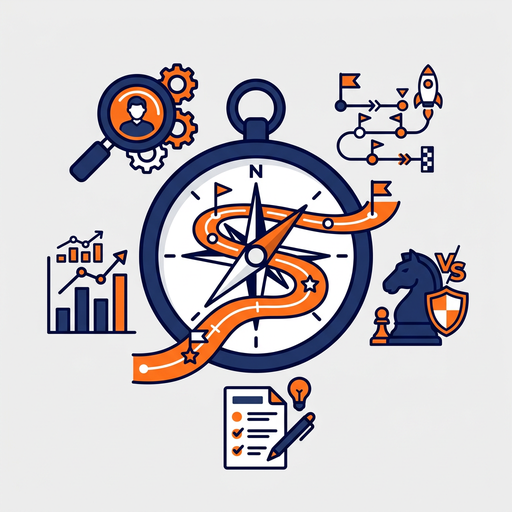
#> input picture 01-专家市场/产品设计/产品战略团队（产品战略团队）/头像.png, 512 x 512 px
$ python -i run_files.py   (imports and definitions only)
#> lines starting #> are read from the running program, lines starting #| are printed output that depends on the picture
"""单文档任务的本地资料管理。没有网络、CAD 写入或自动重发能力。

正式路径按用途固定；每次持锁更新、单文件原子替换，最后提交状态。
多文件更新中断会留下可检测的不配套现场，不承诺跨文件事务恢复。
资料格式由本模块初始化并校验，调用方不选择格式编号或手写状态。
"""

from __future__ import annotations

import argparse
import base64
import errno
import hashlib
import io
import json
import math
import os
import re
import stat
import sys
import tempfile
import time
import warnings
import zipfile
from collections.abc import Mapping
from contextlib import contextmanager
from copy import deepcopy
from pathlib import Path, PurePosixPath
from uuid import UUID, uuid4


# 内部存储协议；初始化、读取和机器可读返回使用同一个值。
_LAYOUT_VERSION = 1

FIXED_PATHS = {
    "request": "runtime/request.json",
    "submitted_code": "runtime/submitted.crownscript.js",
    "response": "runtime/response.json",
    "state": "runtime/state.json",
    "document": "runtime/document.json",
    "topology": "evidence/topology.json",
    "geometry": "evidence/geometry.json",
    "verification_json": "reports/verification.json",
    "verification_md": "reports/verification.md",
}
PURPOSE = re.compile(r"[a-z0-9][a-z0-9_-]{0,63}\Z")
TASK_NAME = re.compile(r'[^.\s][^\x00-\x1f<>:"/\\|?*]*__[0-9a-fA-F]{8}\Z')
SHA256 = re.compile(r"[0-9a-f]{64}\Z")
IMAGE_TYPES = {"PNG": ".png", "JPEG": ".jpg", "WEBP": ".webp"}
DYNAMIC_DIRS = {
    "crop": "analysis/crops", "reference_view": "analysis/reference-views",
    "view": "evidence/views", "query": "evidence/queries", "bundle": "evidence/bundles",
}
SCOPES = {"input_analysis", "current_model", "required_process"}
EXECUTION_STATUSES = {None, "awaiting_result", "responded", "failed", "unknown"}
VERIFICATION_STATUSES = {"not_run", "stale", "passed", "failed", "unverified"}
MAX_DATA_BYTES = 64 * 1024 * 1024
MAX_STDIN_BYTES = 2 * MAX_DATA_BYTES
MAX_UNPACKED_BYTES = 128 * 1024 * 1024
MAX_ENTRY_BYTES = 32 * 1024 * 1024
MAX_IMAGE_PIXELS = 16_000_000
ARCHIVE_SUFFIXES = {".json", ".jsonl", ".txt", ".log", ".js", ".py", ".png", ".jpg", ".webp"}
CAD_TOOLS = {"collect_topology", "query_topology_geometry", "resolve_sketch_plane", "capture_viewport"}
RESERVED_NAMES = {"CON", "PRN", "AUX", "NUL", *(f"COM{i}" for i in range(1, 10)),
                  *(f"LPT{i}" for i in range(1, 10))}


class RunFilesError(ValueError):
    """本地路径、来源或资料状态不符合运行约定。"""


def _digest(data):
    return hashlib.sha256(data).hexdigest()


# [39 lines left out: functions _assert_plain, _relative, _validate_root, _checked_path, not called in this run]


def _reject_constant(value):
    raise RunFilesError("JSON 不允许 NaN/Infinity")


# [161 lines left out: functions _json_load, _json_bytes, _document, _valid_uuid, _managed_path, _temporary_path and 3 more, not called in this run]


def _write_state(root, state):
    _atomic_write(_checked_path(root, FIXED_PATHS["state"]), _json_bytes(state))


# [271 lines left out: functions _verify_files, _fingerprint_inputs, _redact, _register, _invalidate_report, _inputs_match and 6 more, not called in this run]


def _zip_entries(data):
    try:
        with zipfile.ZipFile(io.BytesIO(data)) as archive:
            infos = archive.infolist()
            if len(infos) > 256 or sum(info.file_size for info in infos) > MAX_UNPACKED_BYTES:
                raise RunFilesError("ZIP 条目数或展开大小超限")
            names, files = set(), {}
            for info in infos:
                # Windows ZipInfo.filename 会把反斜杠规范化，必须检查包内原始名称。
                name = info.orig_filename.rstrip("/") if info.is_dir() else info.orig_filename
                relative = _relative(name).as_posix()
                mode = info.external_attr >> 16
                if (relative.casefold() in names or stat.S_ISLNK(mode) or info.flag_bits & 1
                        or info.file_size > MAX_ENTRY_BYTES
                        or (not info.is_dir() and Path(relative).suffix.lower() not in ARCHIVE_SUFFIXES)):
                    raise RunFilesError("ZIP 包含重复、链接、加密、超限或未知类型条目")
                names.add(relative.casefold())
                if not info.is_dir():
                    files[relative] = archive.read(info)  # 校验 CRC，且已限制总展开大小。
            file_names = {name.casefold() for name in files}
            for name in files:
                if any(parent.as_posix().casefold() in file_names
                       for parent in PurePosixPath(name).parents):
                    raise RunFilesError("ZIP 文件与目录路径冲突")
            return files
    except (zipfile.BadZipFile, RuntimeError, NotImplementedError, OSError) as error:
        raise RunFilesError("ZIP 无效或不能安全读取") from error


# [122 lines left out: functions _evidence_source, _created_document, save_evidence, not called in this run]


def _report_refs(state):
    entry = state["managed_files"].get(FIXED_PATHS["verification_json"], {})
    return entry.get("source", {}).get("evidence", {})


# [334 lines left out: functions _has_live_replacement, _record_reconciliation, _verification_module, save_report, _unmanaged_files, cleanup_replaced and 5 more, not called in this run]


# [4 lines not run here, left out]

>>> import cv2
>>> picture = cv2.imread('../../../../../../../01-专家市场/产品设计/产品战略团队（产品战略团队）/头像.png', cv2.IMREAD_GRAYSCALE)
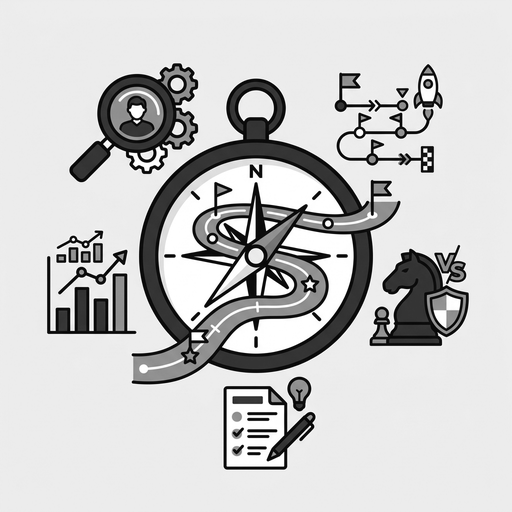
#> picture: shape (512, 512); min 1, max 255, mean 201.1
#> (the run stopped early here; a loop or call above may not have finished)
